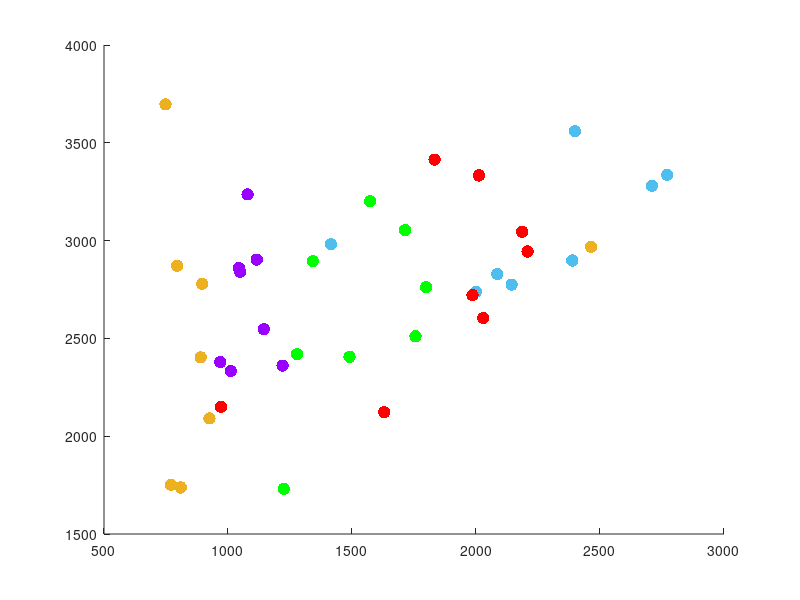

Write the MATLAB code that produced this figure.
    close all;
    clc; clear;
    % File 01
    x1 = [834 742 472 742 559];
    y1 = [1714 1833 2399 1044 890];
    z1 = [3054 3414 3559 2860 2403];
    sz = [80 80 80 80 80];
    c = [0 1 0; 1 0 0; 0.3010 0.7450 0.9330; 0.6 0 1 ; 0.9290 0.6940 0.1250];
%     scatter(x1,y1,sz,c,"filled");
%     scatter(x1,z1,sz,c,"filled");
    scatter(y1,z1,sz,c,"filled");
    %------------------------------------------------
    % File 02
    hold on;
    x2 = [939 802 574 903 486];
    y2 = [1225 972 2771 1116 810];
    z2 = [1731 2150 3336 2903 1738];
    sz = [80 80 80 80 80];
    c = [0 1 0; 1 0 0; 0.3010 0.7450 0.9330; 0.6 0 1 ; 0.9290 0.6940 0.1250];
%     scatter(x2,y2,sz,c,"filled");
%     scatter(x2,z2,sz,c,"filled");
    scatter(y2,z2,sz,c,"filled");
    %-------------------------------------------------
    % File 03
    hold on;
    x3 = [807 742 370 731 444];
    y3 = [1490 1630 2000 1011 925];
    z3 = [2406 2123 2739 2333 2091];
    sz = [80 80 80 80 80];
    c = [0 1 0; 1 0 0; 0.3010 0.7450 0.9330; 0.6 0 1 ; 0.9290 0.6940 0.1250];
%     scatter(x3,y3,sz,c,"filled");
%     scatter(x3,z3,sz,c,"filled");
    scatter(y3,z3,sz,c,"filled");
    %-------------------------------------------------
    % File 04
    hold on;
    x4 = [856 596 380 711 459];
    y4 = [1342 1986 2086 1049 896];
    z4 = [2895 2721 2829 2841 2779];
    sz = [80 80 80 80 80];
    c = [0 1 0; 1 0 0; 0.3010 0.7450 0.9330; 0.6 0 1 ; 0.9290 0.6940 0.1250];
%     scatter(x4,y4,sz,c,"filled");
%     scatter(x4,z4,sz,c,"filled");
    scatter(y4,z4,sz,c,"filled");
    %-------------------------------------------------
    % File 05
    hold on;
    x5 = [834 705 456 740 481];
    y5 = [1278 2029 2144 969 2464];
    z5 = [2419 2604 2775 2379 2969];
    sz = [80 80 80 80 80];
    c = [0 1 0; 1 0 0; 0.3010 0.7450 0.9330; 0.6 0 1 ; 0.9290 0.6940 0.1250];
%     scatter(x5,y5,sz,c,"filled");
%     scatter(x5,z5,sz,c,"filled");
    scatter(y5,z5,sz,c,"filled");

    %-------------------------------------------------
    %  % File 06
    hold on;
    x6 = [1020 785 453 862 425];
    y6 = [1573 2186 1415 1079 770];
    z6 = [3201 3046 2981 3236 1752];
    sz = [80 80 80 80 80];
    c = [0 1 0; 1 0 0; 0.3010 0.7450 0.9330; 0.6 0 1 ; 0.9290 0.6940 0.1250];
%     scatter(x6,y6,sz,c,"filled");
%     scatter(x6,z6,sz,c,"filled");
    scatter(y6,z6,sz,c,"filled");
    %-------------------------------------------------
    % File 07
    hold on;
    x7 = [1083 912 357 907 376];
    y7 = [1756 2012 2709 1144 795];
    z7 = [2511 3333 3280 2547 2872];
    sz = [80 80 80 80 80];
    c = [0 1 0; 1 0 0; 0.3010 0.7450 0.9330; 0.6 0 1 ; 0.9290 0.6940 0.1250];
%     scatter(x7,y7,sz,c,"filled");
%     scatter(x7,z7,sz,c,"filled");
    scatter(y7,z7,sz,c,"filled");
    %-------------------------------------------------
    % File 08
    hold on;
    x8 = [1036 692 366 747 405];
    y8 = [1799 2208 2388 1220 748];
    z8 = [2762 2944 2898 2361 3697] ;
    sz = [80 80 80 80 80];
    c = [0 1 0; 1 0 0; 0.3010 0.7450 0.9330; 0.6 0 1 ; 0.9290 0.6940 0.1250];
%     scatter(x8,y8,sz,c,"filled");
%     scatter(x8,z8,sz,c,"filled");
    scatter(y8,z8,sz,c,"filled");




